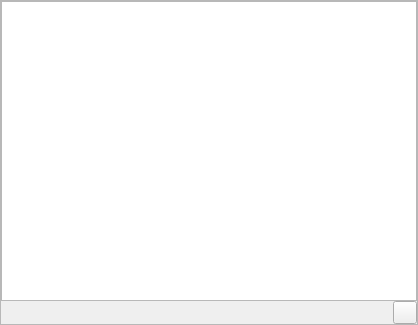
<?xml version="1.0" encoding="UTF-8"?>
<ui version="4.0">
 <class>DisplayFrame</class>
 <widget class="QFrame" name="DisplayFrame">
  <property name="geometry">
   <rect>
    <x>0</x>
    <y>0</y>
    <width>418</width>
    <height>325</height>
   </rect>
  </property>
  <property name="windowTitle">
   <string>Frame</string>
  </property>
  <property name="windowIcon">
   <iconset resource="../resources/resources.qrc">
    <normaloff>:/icons/OK.png</normaloff>:/icons/OK.png</iconset>
  </property>
  <property name="frameShape">
   <enum>QFrame::StyledPanel</enum>
  </property>
  <property name="frameShadow">
   <enum>QFrame::Raised</enum>
  </property>
  <layout class="QVBoxLayout" name="verticalLayout">
   <property name="spacing">
    <number>0</number>
   </property>
   <property name="margin">
    <number>0</number>
   </property>
   <item>
    <widget class="QGraphicsView" name="graphicsView"/>
   </item>
   <item>
    <layout class="QHBoxLayout" name="horizontalLayout">
     <item>
      <spacer name="horizontalSpacer">
       <property name="orientation">
        <enum>Qt::Horizontal</enum>
       </property>
       <property name="sizeHint" stdset="0">
        <size>
         <width>40</width>
         <height>20</height>
        </size>
       </property>
      </spacer>
     </item>
     <item>
      <widget class="QToolButton" name="toolButtonEndCall">
       <property name="text">
        <string/>
       </property>
       <property name="icon">
        <iconset>
         <normaloff>../../../../../../../../usr/share/icons/gnome/48x48/actions/call-stop.png</normaloff>../../../../../../../../usr/share/icons/gnome/48x48/actions/call-stop.png</iconset>
       </property>
      </widget>
     </item>
    </layout>
   </item>
  </layout>
 </widget>
 <resources>
  <include location="../resources/resources.qrc"/>
 </resources>
 <connections/>
</ui>
